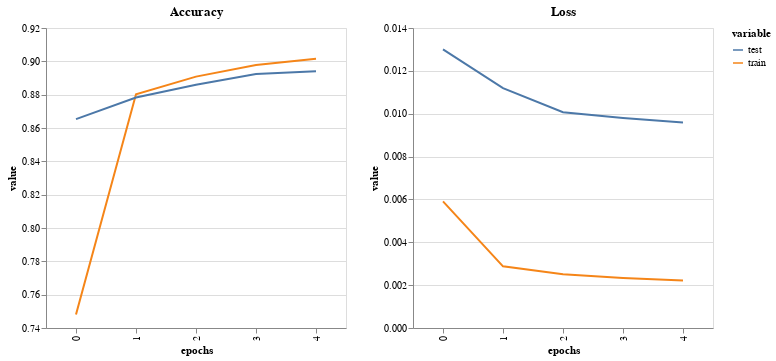

The notebook cell this image was saved under:
### Markdown cell above
En faisant du transfert learning, nous avons très nettement amélioré notre prédiction de 0.75 à 0.89.

### Code cell
# Je crée les dataframes
train_val_acc_df = pd.DataFrame.from_dict(accuracy_stats_resnet).reset_index().melt(id_vars=['index']).rename(columns={"index":"epochs"})
train_val_loss_df = pd.DataFrame.from_dict(loss_stats_resnet).reset_index().melt(id_vars=['index']).rename(columns={"index":"epochs"})

#je trace loss and accuracy pour train et test


char1=alt.Chart(train_val_acc_df).mark_line().encode(
            x=alt.X('epochs:O',scale=alt.Scale(zero=False)),
            y=alt.Y('value:Q',scale=alt.Scale(zero=False)),
            color='variable:N').properties(height=300,width=300,title='Accuracy')


char2=alt.Chart(train_val_loss_df).mark_line().encode(
            x='epochs:O',
            y='value:Q',
            color='variable:N').properties(height=300,width=300,title='Loss')

alt.hconcat(char1,char2).resolve_scale(y='independent')

### Figure 1 — Vega-Lite specification as saved in the notebook (floating-point values rounded to 4 significant figures)
{"config": {"view": {"continuousWidth": 400, "continuousHeight": 300}}, "hconcat": [{"data": {"name": "data-fb720795dcdba1d57c3b76a8e110f2c4"}, "mark": "line", "encoding": {"color": {"type": "nominal", "field": "variable"}, "x": {"type": "ordinal", "field": "epochs", "scale": {"zero": false}}, "y": {"type": "quantitative", "field": "value", "scale": {"zero": false}}}, "height": 300, "title": "Accuracy", "width": 300}, {"data": {"name": "data-a312c35d80e5c5fef4bdf71cc7200291"}, "mark": "line", "encoding": {"color": {"type": "nominal", "field": "variable"}, "x": {"type": "ordinal", "field": "epochs"}, "y": {"type": "quantitative", "field": "value"}}, "height": 300, "title": "Loss", "width": 300}], "resolve": {"scale": {"y": "independent"}}, "$schema": "https://vega.github.io/schema/vega-lite/v4.8.1.json", "datasets": {"data-fb720795dcdba1d57c3b76a8e110f2c4": [{"epochs": 0, "variable": "train", "value": 0.7481}, {"epochs": 1, "variable": "train", "value": 0.8802}, {"epochs": 2, "variable": "train", "value": 0.8908}, {"epochs": 3, "variable": "train", "value": 0.8977}, {"epochs": 4, "variable": "train", "value": 0.9015}, {"epochs": 0, "variable": "test", "value": 0.8653}, {"epochs": 1, "variable": "test", "value": 0.8783}, {"epochs": 2, "variable": "test", "value": 0.886}, {"epochs": 3, "variable": "test", "value": 0.8923}, {"epochs": 4, "variable": "test", "value": 0.894}], "data-a312c35d80e5c5fef4bdf71cc7200291": [{"epochs": 0, "variable": "train", "value": 0.005909}, {"epochs": 1, "variable": "train", "value": 0.002877}, {"epochs": 2, "variable": "train", "value": 0.002511}, {"epochs": 3, "variable": "train", "value": 0.002333}, {"epochs": 4, "variable": "train", "value": 0.002213}, {"epochs": 0, "variable": "test", "value": 0.013}, {"epochs": 1, "variable": "test", "value": 0.01119}, {"epochs": 2, "variable": "test", "value": 0.01007}, {"epochs": 3, "variable": "test", "value": 0.009801}, {"epochs": 4, "variable": "test", "value": 0.009584}]}}
